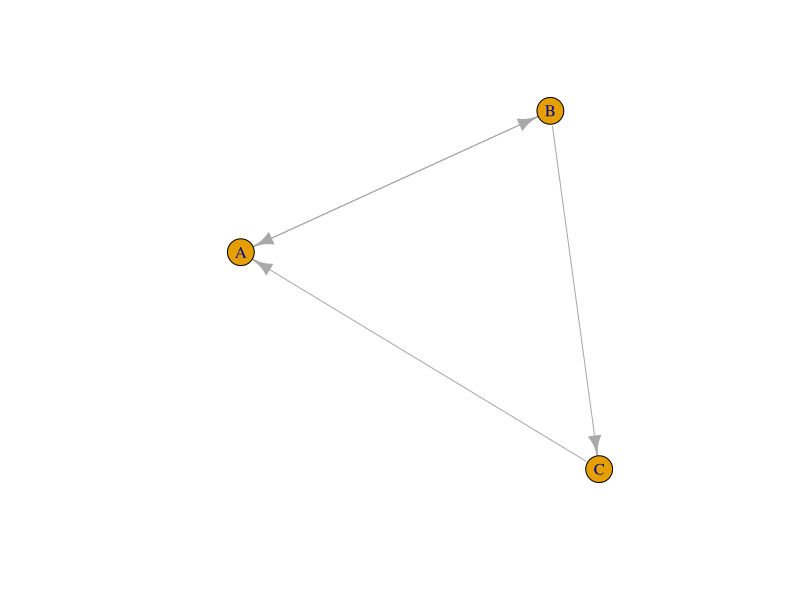
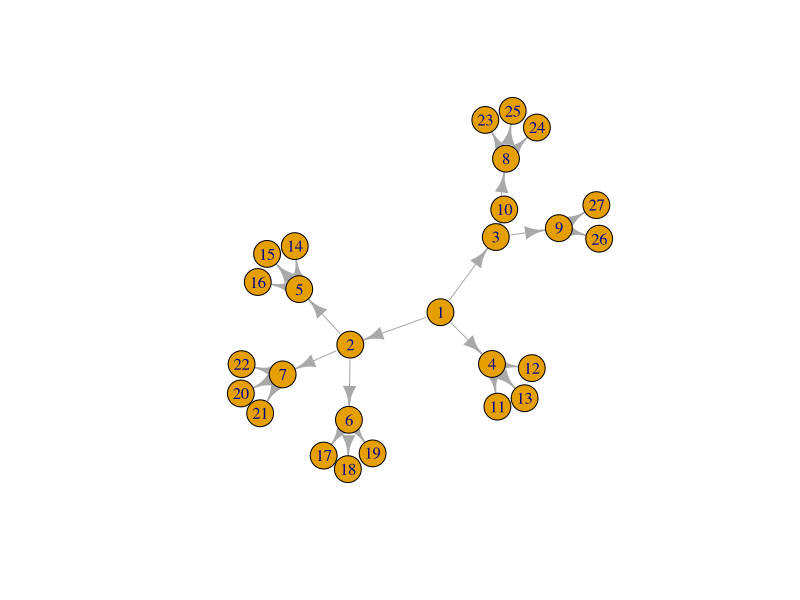
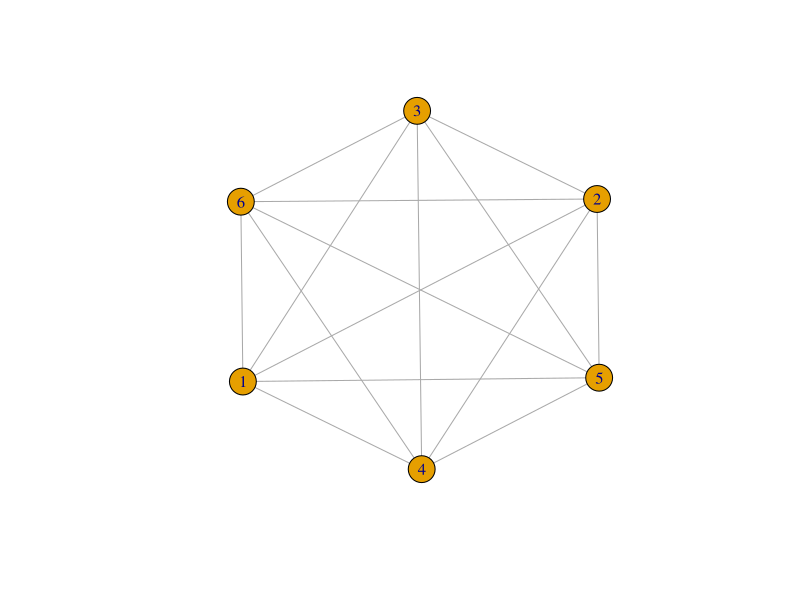
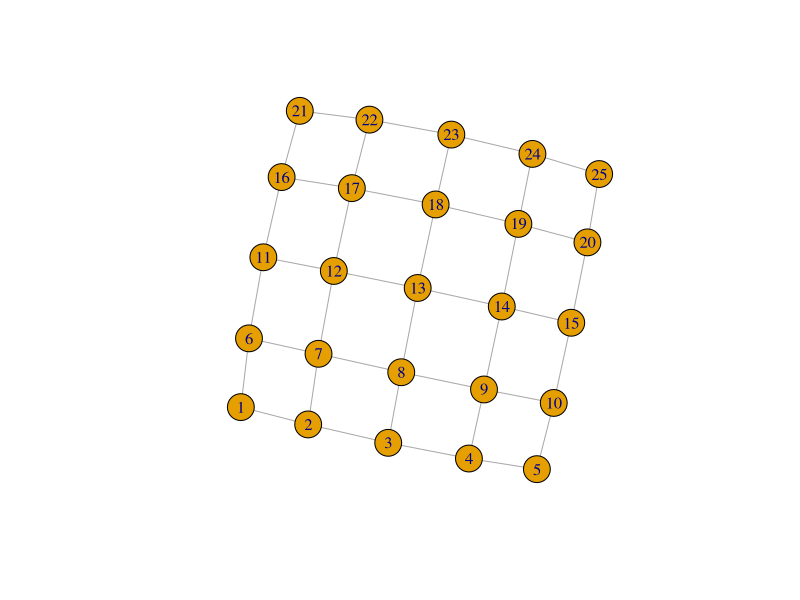
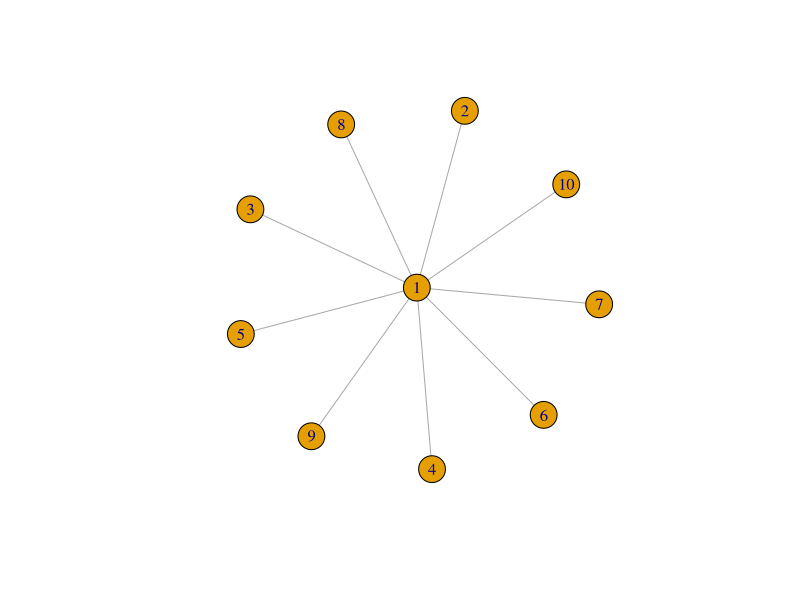

The R script that drew these images, in order:
## ---- chunk 1
A <- rbind(c(0,1,0), c(1,0,1), c(2,0,0))
nodeNames <- c("A", "B", "C")
dimnames(A) <- list(nodeNames, nodeNames)
A
## ---- chunk 2
library(igraph)
g <- graph_from_literal(A++B, B-+C, C-+A)
g
## ---- chunk 3
plot(g)
## ---- chunk 4
A <- as_adjacency_matrix(g, sparse = FALSE)
A
## ---- chunk 5
el <- as_edgelist(g)
el
## ---- chunk 6
g <- make_tree(27, children = 3)
plot(g)
## ---- chunk 7
g <- make_full_graph(n = 6)
plot(g)
## ---- chunk 8
g <- make_lattice(dimvector = c(5, 5), circular = FALSE)
plot(g)
## ---- chunk 9
g <- make_star(n = 10, mode = "undirected")
plot(g)
## ---- chunk 10
g <- make_star(n = 5)
a <- as_adjacency_matrix(g)
a
